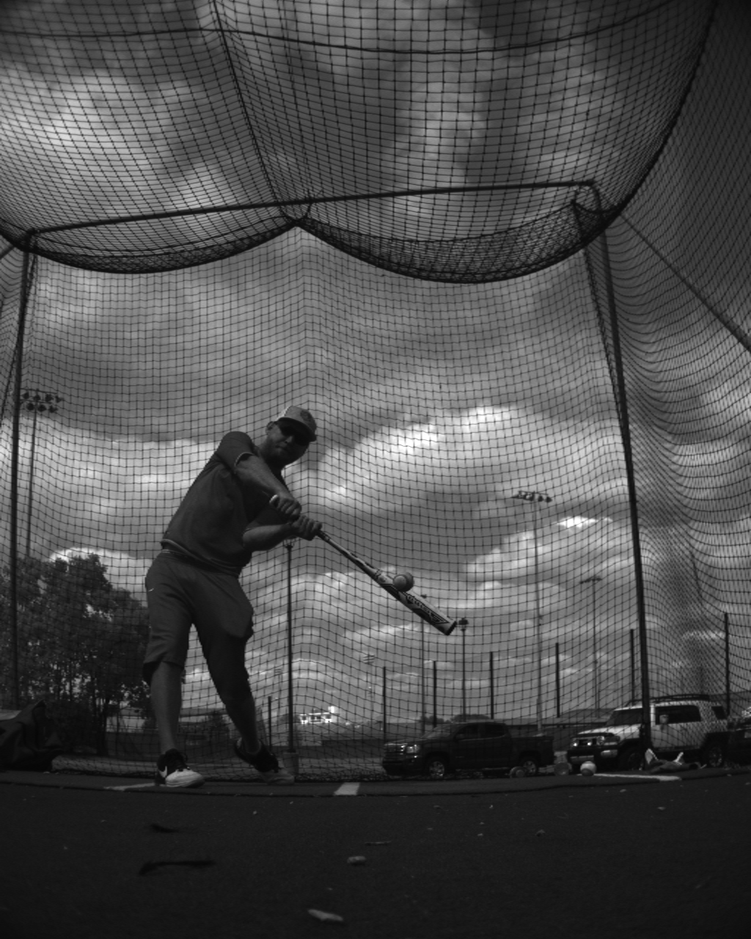
#> input picture data/IMG1.bmp, 751 x 939 px, shrunk from 1024 x 1280 before the run
$ python -i p10_detection.py   (imports and definitions only)
#> lines starting #> are read from the running program, lines starting #| are printed output that depends on the picture
#> further down, picture is the input picture: shape (939, 751, 3); min 4, max 255, mean 76.4
import cv2
import numpy as np
import os


class BaseballDetectorSeparated:
    """
    Detection with explicit bat–ball separation logic and shape tolerance.
    """

    def __init__(
        self,
        expected_radius_px=15.5,
        radius_tol=0.3,        # ±30% size tolerance
        min_circularity=0.5,   # relaxed
        max_aspect_ratio=1.2
    ):
        self.bg = cv2.createBackgroundSubtractorMOG2(
            history=10,
            varThreshold=16,
            detectShadows=False
        )

        self.expected_radius = expected_radius_px
        self.radius_tol = radius_tol
        self.min_circularity = min_circularity
        self.max_aspect_ratio = max_aspect_ratio

        self.prev_center = None
        self.confirmed = False
        self.confirm_count = 0

    def detect(
        self,
        image,
        save_debug=False,
        out_dir="outputs/detections",
        frame_id=None
    ):
#> called with save_debug = False, out_dir = 'outputs/detections'
        gray = cv2.cvtColor(image, cv2.COLOR_BGR2GRAY)
        clahe = cv2.createCLAHE(clipLimit=2.0, tileGridSize=(8, 8))
        gray = clahe.apply(gray)
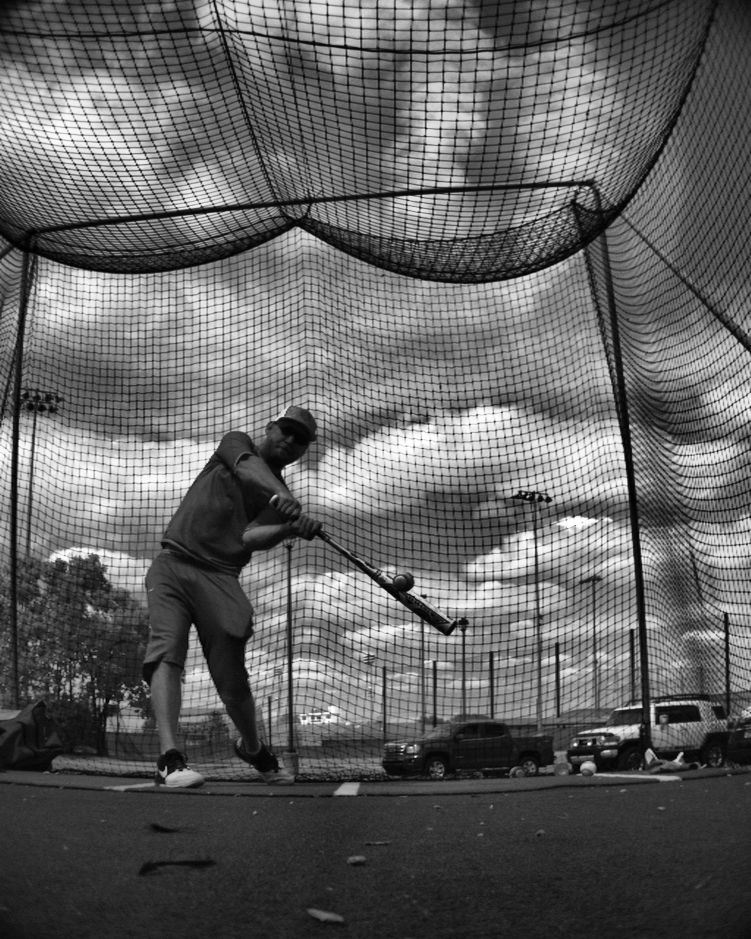
#> gray: shape (939, 751); min 1, max 255, mean 98.6
        gray = cv2.GaussianBlur(gray, (5, 5), 1.2)

        # ----------------------------
        # Phase A — Foreground
        # ----------------------------
        fg = self.bg.apply(gray)
#> fg: shape (939, 751); every value is 255
        _, fg = cv2.threshold(fg, 200, 255, cv2.THRESH_BINARY)

        kernel = np.ones((3, 3), np.uint8)
        fg = cv2.morphologyEx(fg, cv2.MORPH_OPEN, kernel)
        fg = cv2.dilate(fg, kernel, iterations=1)
        cv2.imwrite(
#> (the run stopped early here; a loop or call above may not have finished)
